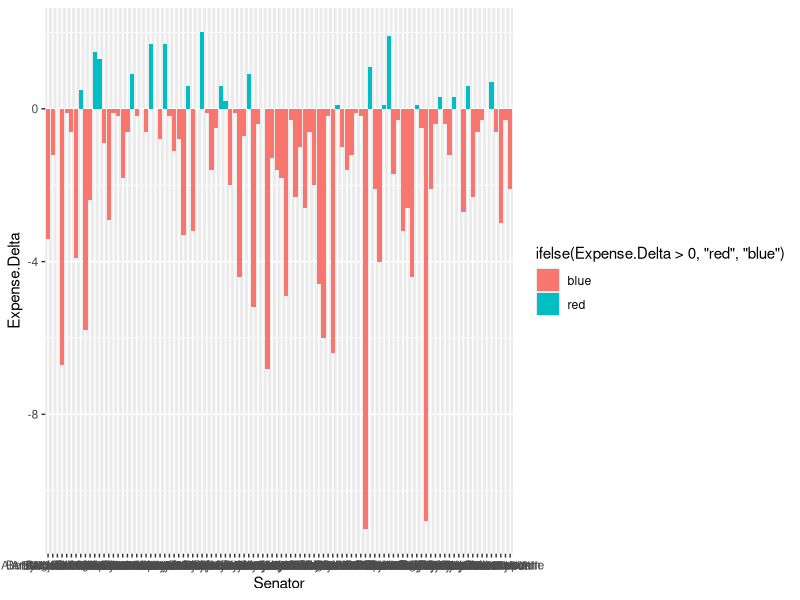
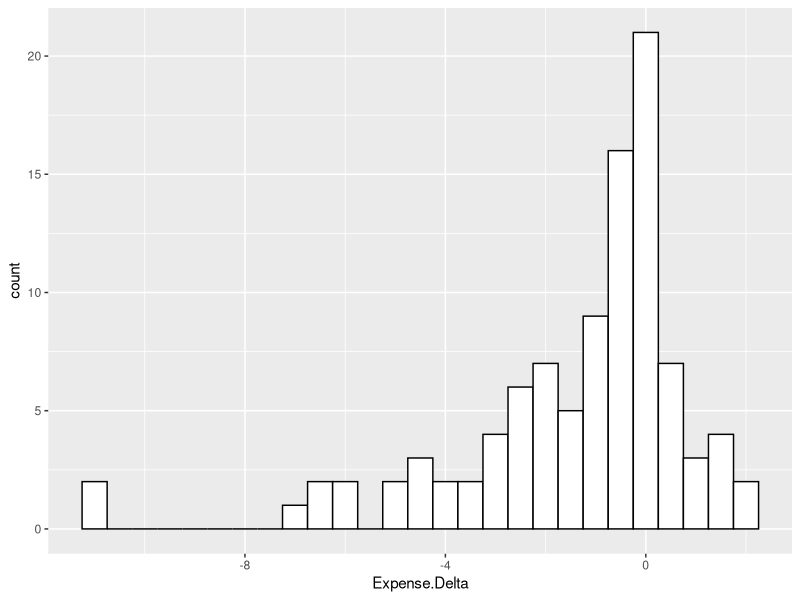
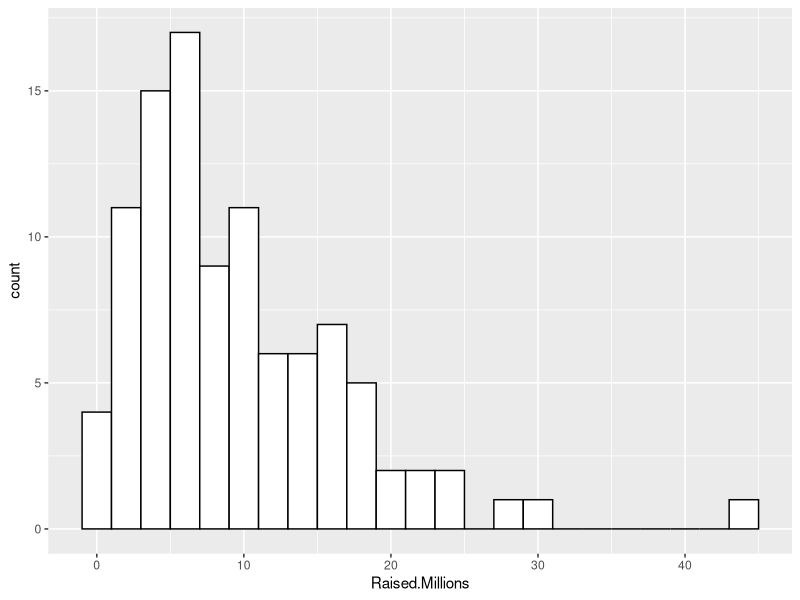
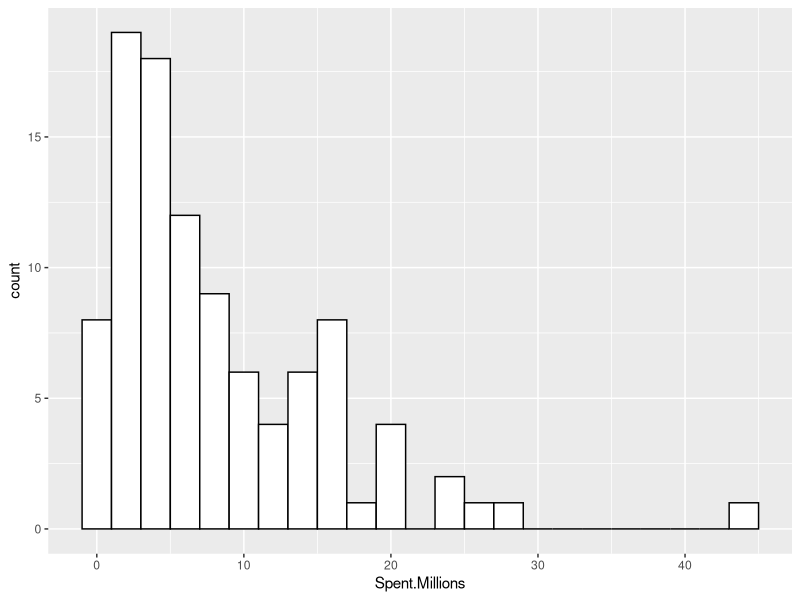
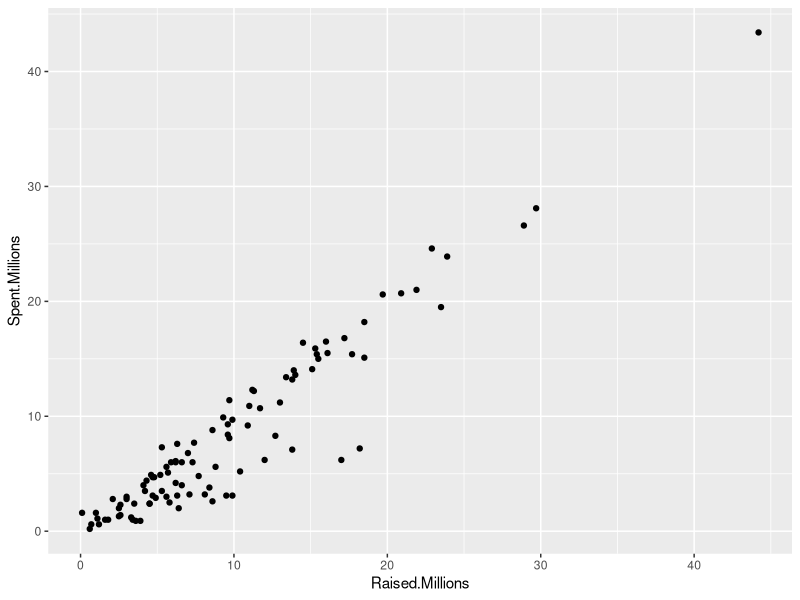

Here is the R script that generated these plots, in order: (Note: this script raises an error after producing the figures.)
getwd()
setwd("W203 Week 9")

senate.data <- read.csv("united_states_senate_2014.csv", header = TRUE)
head(senate.data)
# View(senate.data)
summary(senate.data)

# Study the data and then for each of the questions below, form a hypothesis, 
# choose the appropriate test, run the test, and report your results. 
# (report two-tailed p-values)

# 1. Is there a difference between the amount of money a senator raises 
# and the amount spent?

# H0 : there is no correlation between the amount raised and spent

senate.expense <- senate.data[, c("Senator.Names", 
                                   "Campaign.Money.Raised..millions.of...", 
                                   "Campaign.Money.Spent..millions.of...")]
names(senate.expense) <- c("Senator", "Raised.Millions", "Spent.Millions")
head(senate.expense)

senate.expense$Expense.Delta <- senate.expense$Spent.Millions - senate.expense$Raised.Millions

# create a plot for Raised.Millions vs. Spent.Millions

# plot(x = senate.expense$Raised.Millions, y = senate.expense$Spent.Millions)

library(ggplot2)

ggplot(data = senate.expense, aes(x = Senator, y = Expense.Delta, 
                                  fill = ifelse(Expense.Delta > 0, "red", "blue"))) + 
  geom_bar(stat = "identity", position = position_dodge())

ggplot(data = senate.expense, aes(x = Expense.Delta)) + 
         geom_histogram(colour = "black", fill = "white", binwidth = 0.5)

ggplot(data = senate.expense, aes(x = Raised.Millions)) + 
  geom_histogram(colour = "black", fill = "white", binwidth = 2)

ggplot(data = senate.expense, aes(x = Spent.Millions)) + 
  geom_histogram(colour = "black", fill = "white", binwidth = 2)

expense.plot <- ggplot(data = senate.expense) + 
  geom_point(aes(x = Raised.Millions, y = Spent.Millions))
expense.plot

expense.lm <- lm(senate.expense$Spent.Millions ~ senate.expense$Raised.Millions)
expense.lm

# Let's use a repeated-measures design because the same Senator 
# Raised and Spent the money
expense.dependent.t.test <- t.test(senate.expense$Raised.Millions, 
                                   senate.expense$Spent.Millions, 
                                   paired = TRUE, 
                                   alternative = "two.sided")
expense.dependent.t.test
# we see from the above that t(99) = 5.99, p < 0.01.
# we can reject the null hypothesis that there is no difference between 
# mean values of Raised.Millions and Spent.Millions
# t > 0 tells us that senators raised more money than they spent


# 2. Do female Democratic senators raise more or less money than 
# female Republican senators?

# our data is in long form
# we will use independent t-test because democratic and republican  
# female senators are different populations 

senate.party <- senate.data[senate.data$"Gender" == "Female", 
                            c("Senator.Names", "Party", 
                              "Campaign.Money.Raised..millions.of...")]
names(senate.party) <- c("Senator", "Party", "Raised.Millions")
head(senate.party)

party.independent.t.test <- t.test(Raised.Millions ~ Party, 
                                   data = senate.party, 
                                   paired = FALSE,
                                   alternative = "two.sided")
party.independent.t.test
# we see from the above that t(17.10) = 3.25, p < 0.01.
# we can reject the null hypothesis that there is no difference between 
# the money raised by female democrat and female republican senators
# t > 0 tells us that female democrat senators raised more money than 
# female republican senators

# 3. Do protestant Senators spend more or less money than 
# non-protestant senators?
senate.religion <- senate.data[, c("Senator.Names", "Religion", 
                              "Campaign.Money.Spent..millions.of...")]
names(senate.religion) <- c("Senator", "Religion", "Spent.Millions")
senate.religion$Religion <- ifelse(senate.religion$Religion == "Protestant", 
                                   "Protestant", "Non-Protestant")
head(senate.religion)

religion.independent.t.test <- t.test(Spent.Millions ~ Religion, 
                                      data = senate.religion, 
                                      paired = FALSE, 
                                      alternative = "two.sided")
religion.independent.t.test
# we see from the above that t(97.17) = 1.29, p > 0.05
# we cannot reject the null hypothesis that there is no difference in means of 
# Spent.Millions between Protestant and Non-Protestant senators

